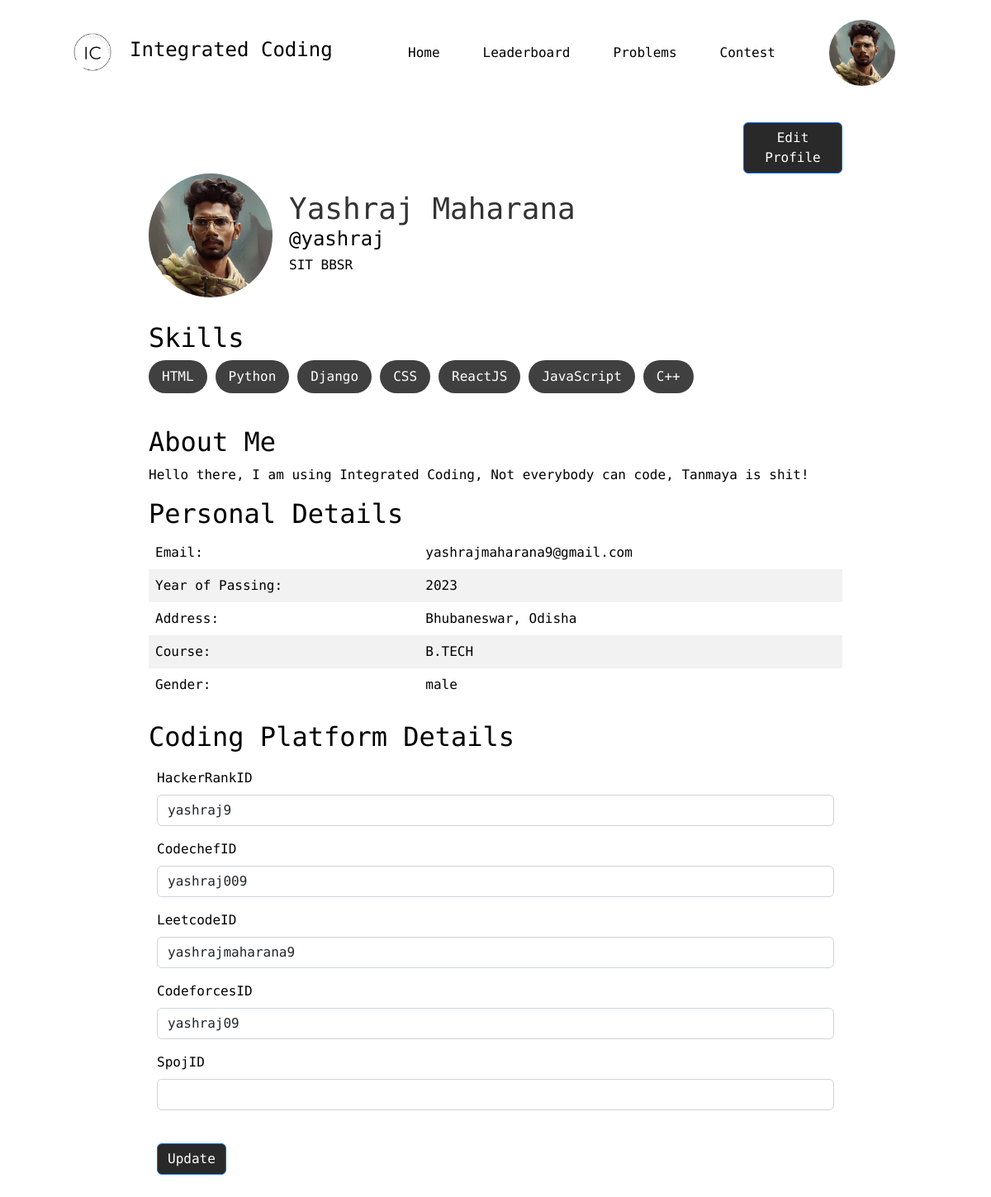
/profile/ (signed in), run on the app's committed database.
### users/models.py (models this page shows, shortened)
class Profile(models.Model):
    year = {
        ('2023','2023'),
        ('2024','2024'),
        ('2025','2025'),
        ('2026','2026')
    }
    sex={
        ('male','Male'),
        ('female','Female'),
        ('others','Others')
    }
    programme = {
        ('B.TECH','Bachelor of Technology'),
        ('M.TECH','Master of Technology'),
        ('MCA','Master of Computer Applications'),
        ('MSc','Master of Science, Data Science'),
        ('OTH','others')
    }
    college = {
        ('NIT RRK','National Institute of Technology, Rourkela'),
        ('IIT BBSR', 'Indian Institute of Technology, Bhrbaneswar'),
        ('KIIT BBSR','Kalinga Institute of Industrial Technology, Bhubaneswar'),
        ('ITER BBSR', 'Institute of Technical Education and Research, Bhubaneswar'),
        ('CUTM BBSR','Centurion University of Technology and Management, Bhubaneswar'),
        ('CVRGU BBSR', 'C. V. Raman Global University, Bhubaneswar'),
        ('NIST BAM', 'National Institute of Science and Technology, Berhampur'),
        ('VSSUT SBP', 'Veer Surendra Sai University of Technology, Burla'),
        ('SOA BBSR', "Siksha 'O' Anusandhan University, Bhubaneswar"),
        ('BPUT BBSR','Biju Patnaik University of Technology, Rourkela'),
        ('SIT BBSR','Silicon Institute of Technology, Bhubaneswar'),
        ('CUTM PLH','Centurion University of Technology and Management, Paralkhemundi'),
        ('GIET GNPR','GIET University, Gunupur'),
        ('IIIT BBSR','International Institute of Information Technology, Bhubaneswar'),
        ('SSU CTC','Sri Sri University, Cuttack'),
        ('IGIT DNKL','Indira Gandhi Institute of Technology, Dhenkanal'),
        ('SIT SBP','Silicon Institute of Technology, Sambalpur'),
        ('XIM BBSR','XIM University, Bhubaneswar'),
        ('BEC BBSR','Bhubaneswar Engineering College, Bhubaneswar'),
        ('COEB BBSR','College of Engineering Bhubaneswar, Bhubaneswar'),
        ('CET','College of Engineering and Technology, Bhubaneswar'),
        ('GIFT','Gandhi Institute for Technology, Bhubaneswar'),
        ('OTH','others')
    }
    user=models.OneToOneField(User,on_delete=models.CASCADE)
    image=models.ImageField(default='default.jpg',upload_to='profile_pics')
    institute=models.CharField(max_length=50, choices=college, blank=True)
    yop=models.CharField(max_length=4 , choices=year, default='2023')
    course=models.CharField(max_length=10, choices=programme, blank=True)
    skills = models.ManyToManyField(Skill)
    fullname=models.CharField(max_length=25, blank=True)
    gender=models.CharField(max_length=15, choices=sex, blank=True)
    city=models.CharField(default='Bhubaneswar', max_length=20)
    state=models.CharField(default='Odisha', max_length=20)
    about=models.TextField(default='Hello there, I am using Integrated Coding')

class Skill(models.Model):
    name = models.CharField(max_length=50)
    def __str__(self):
        return self.name

### coding_profile/models.py (models this page shows, shortened)
class PlatformID(models.Model):
    user = models.OneToOneField(User,on_delete=models.CASCADE)
    hackerRankID = models.CharField(blank=True ,max_length=100)
    codechefID = models.CharField(blank=True ,max_length=100)
    leetcodeID = models.CharField(blank=True ,max_length=100)
    codeforcesID = models.CharField(blank=True ,max_length=100)
    spojID = models.CharField(blank=True ,max_length=100)

### users/views.py (the view)
# urls.py: path("profile/",views.profile,name='profile-page'),
@login_required
def profile(request):
    if request.method=='POST':
        form = EditPlatformIDForm(request.POST,instance=request.user.platformid)
        if form.is_valid():
            form.save()
            messages.success(request,f'Your PlatformID has been updated...')
            return redirect('profile-page')
    else:
        form=EditPlatformIDForm(instance=request.user.platformid)
    user_profile = Profile.objects.get(user=request.user)
    user_skills = user_profile.skills.all()
    return render(request,'profile.html',{'form':form,'user_skills':user_skills})

### users/form.py
class EditPlatformIDForm(forms.ModelForm):
    class Meta:
        model = PlatformID
        fields = ['hackerRankID','codechefID','leetcodeID','codeforcesID','spojID']

### templates/profile.html (shortened to what this page needs)
{% extends "base.html" %}
{% load static %}
{% block html_head %}
    <link rel="stylesheet" href="{% static 'css/profile.css' %}">
{% endblock %}
{% block content %}
  <div class="content">
    <div class="container">
      <button style="margin-left: 45rem;" type="submit" class="btn btn-primary"><a style="color: #fff; text-decoration: none;" href="{% url 'edit-profile' %}">Edit Profile</a></button>
      <div class="profile">
        <img src="{{user.profile.image.url}}" alt="Profile Picture">
        <div>
          <h1>{{user.profile.fullname}}</h1>
          <h4>@{{user.username}}</h4>
          <h6>{{user.profile.institute}}</h6>
        </div>
      </div>
      <h2>Skills</h2>
      <div class="skills">
        {% for skill in user_skills %}
        <span class="skill">{{skill}}</span>
        {% endfor%}
      </div>
      <div>
        <h2>About Me</h2>
        <p>{{user.profile.about}}</p>
        <h2>Personal Details</h2>
        <div class="personal-details">
        <table>
          <tr>
            <td>Email:</td>
            <td>{{user.email}}</td>
          </tr>
          <tr>
            <td>Year of Passing:</td>
            <td>{{user.profile.yop}}</td>
          </tr>
          <tr>
            <td>Address:</td>
            <td>{{user.profile.city}}, {{user.profile.state}}</td>
          </tr>
          <tr>
            <td>Course:</td>
            <td>{{user.profile.course}}</td>
          </tr>
          <tr>
            <td>Gender:</td>
            <td>{{user.profile.gender}}</td>
          </tr>
        </table>
      </div>
        <br>
        <h2>Coding Platform Details</h2>
        <div class="platform-details">
          <form method="post">
            <div class="form-group">
                {%load crispy_forms_tags%}
                {{ form|crispy }}
            </div>
            <br>
          <button type="submit" class="btn btn-primary">Update</button>
          </form>
      </div>
      </div>
    </div>
  </div>
{% endblock %}

### templates/base.html (shortened to what this page needs)
<!DOCTYPE html>
<html lang="en">
<head>
    {% load static %}
    <link href="https://cdn.jsdelivr.net/npm/bootstrap@5.2.0/dist/css/bootstrap.min.css" rel="stylesheet">
    <link href="https://cdnjs.cloudflare.com/ajax/libs/font-awesome/6.3.0/css/all.min.css" rel="stylesheet" type="text/css">
    <link rel="stylesheet" href="https://cdn.jsdelivr.net/npm/@fortawesome/fontawesome-free@6.2.1/css/fontawesome.min.css">
    <link href="https://maxcdn.bootstrapcdn.com/font-awesome/4.2.0/css/font-awesome.min.css" rel="stylesheet">
    <link rel="stylesheet" href="{% static 'css/base.css' %}">
    {% block html_head %}{% endblock %}
</head>
<body>
  <nav id="navbar">
        <a href="{% url 'home-page' %}"><img src="{% static 'images/Logo.png' %}"></a>
        <h1 class="logo-heading">Integrated Coding</h1>
        <div class="nav-links" id="navLinks">
            <ul id="menu">
              {% if user.is_authenticated %}
                <li><a href="{%  url 'home-page' %}">Home</a></li>
                <li><a href="{%  url 'leaderboard-page' %}">Leaderboard</a></li>
                <li><a href="{% url 'courses-page' %}">Problems</a></li>
                <li><a href="{% url 'contest-page' %}">Contest</a></li>
                <div class="profile-picture-container">
                  <img src="{{user.profile.image.url}}" alt="Profile Picture" class="profile-picture">
                </div>
              {% else %}
                <li><a href="{% url 'login' %}">Login</a></li>
                <li><a href="{% url 'register-page' %}">Sign Up</a></li>
              {% endif %}
            </ul>
        </div>
    </nav>
  {% block content %}
  {% endblock %}
</body>
</html>

### static/css/base.css (style rules this page uses)
* { margin: 0; padding: 0; font-family: "Source Code Pro", monospace; }
html, body { height: 100%; }
body { background-image: url(../images/home_bg.jpg); background-repeat: no-repeat; background-size: cover; background-attachment: fixed; background-position: 50% 0; }
.logo-heading { padding: 5px; font-size: 1.5rem; }
nav { display: flex; padding: 2% 6%; justify-content: space-between; align-items: center; background-color: transparent; color: #000000; }
nav img { border-radius: 100%; width: 80px; }
.nav-links { flex: 1; text-align: right; padding-right: 20px; }
.nav-links ul { margin: 0; padding: 0; list-style: none; display: flex; justify-content: flex-end; align-items: center; }
.nav-links ul li { display: inline-block; margin-left: 10px; margin-right: 20px; position: relative; }
.nav-links ul li a { color: #000000; text-decoration: none; display: inline-block; padding: 10px; border-radius: 40%; border: 1px solid transparent; box-shadow: 0 0 0 rgba(98, 98, 98, 0.1); transition: all 0.1s cubic-bezier(0.68, -0.55, 0.265, 1.55); }
.profile-picture-container { position: relative; display: flex; align-items: center; margin-left: 1.5rem; margin-right: 1.5rem; cursor: pointer; }
.profile-picture { width: 80px; height: 80px; border-radius: 50%; object-fit: cover; margin-left: 10px; transition: all 0.2s ease-in-out; }

### static/css/profile.css (style rules this page uses)
.container { max-width: 900px; margin: 0 auto; padding: 20px; }
.profile { display: flex; align-items: center; margin-bottom: 30px; }
.profile img { width: 150px; height: 150px; border-radius: 50%; margin-right: 20px; }
.profile h1 { margin: 0; font-size: 36px; color: #333; }
.skills { display: flex; flex-wrap: wrap; margin-bottom: 30px; }
.skill { background-color: rgba(0, 0, 0, 0.75); color: #fff; font-size: 16px; padding: 8px 16px; border-radius: 25px; margin-right: 10px; margin-bottom: 10px; }
.btn { background-color: rgb(41, 41, 41); }
p { font-size: 1rem; }
.personal-details table { width: 100%; border-collapse: collapse; }
.personal-details td { padding: 0.5rem; }
.personal-details tr:nth-child(even) { background-color: #f2f2f2; }
.platform-details { padding: 10px; }
.content { display: flex; justify-content: center; align-items: center; margin:0rem 10rem 0rem 10rem; background-color: white; color: #fff; opacity: 1; background-clip: border-box; border-radius: 20px; }
.content > .container { background-color: white; color: black; margin: 0px 0px; }

### data on the page
Skill: name "HTML"
Skill: name "Python"
Skill: name "Django"
Skill: name "CSS"
Skill: name "ReactJS"
Skill: name "JavaScript"
Skill: name "C++"
PlatformID: hackerRankID "yashraj9", codechefID "yashraj009", leetcodeID "yashrajmaharana9", codeforcesID "yashraj09"

### other printed values
{{ user.profile.fullname }} "Yashraj Maharana"
{{ user.username }} "yashraj"
{{ user.profile.institute }} "SIT BBSR"
{{ user.profile.about }} "Hello there, I am using Integrated Coding, Not everybody can code, Tanmaya is shit!"
{{ user.email }} "yashrajmaharana9@gmail.com"
{{ user.profile.yop }} "2023"
{{ user.profile.city }} "Bhubaneswar"
{{ user.profile.state }} "Odisha"
{{ user.profile.course }} "B.TECH"
{{ user.profile.gender }} "male"
